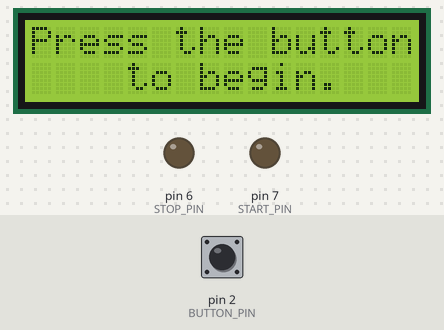
Simulated run of this sketch. Board: Arduino Uno, built with avr-gcc and run on an emulated ATmega328P. Parts: 16×2 character LCD, output pins drawn as LEDs (lit = HIGH). The test bench sets the inputs (shaded band); at power-on: pin 2 (BUTTON_PIN) HIGH. Random numbers use the default seed unless the sketch sets one; what the sketch prints to the serial monitor is not drawn.

Above: at 1.2 s.
1.3 s: pin 2 (BUTTON_PIN) pulled LOW for 0.15 s
At 1.9 s:
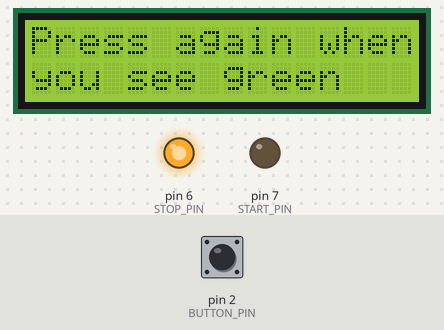
4.4 s: pin 2 (BUTTON_PIN) pulled LOW for 1 s
At 6.1 s:
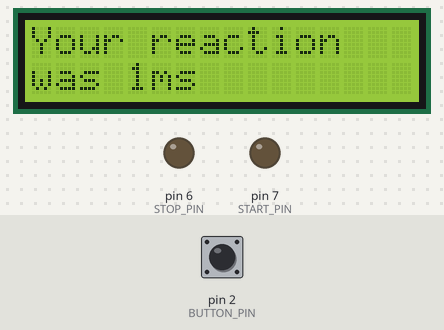
6.9 s: pin 2 (BUTTON_PIN) pulled LOW for 0.15 s
At 7.4 s:
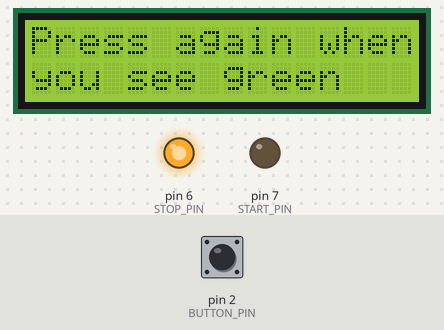
10.0 s: pin 2 (BUTTON_PIN) pulled LOW for 1 s
At 11.5 s:
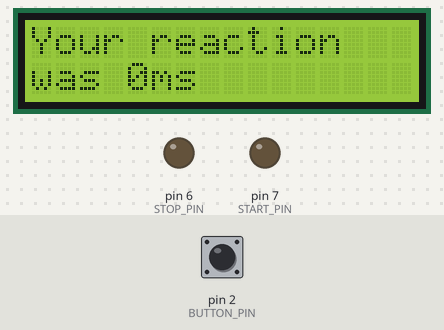
12.5 s: pin 2 (BUTTON_PIN) pulled LOW for 0.15 s
At 14.0 s:
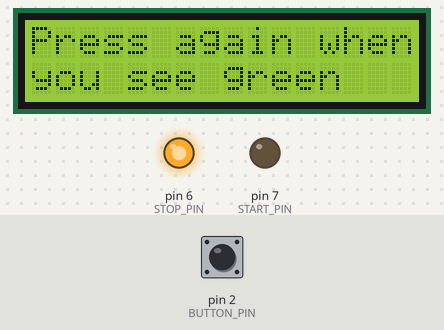
15.6 s: pin 2 (BUTTON_PIN) pulled LOW for 3.2 s
At 17.0 s:
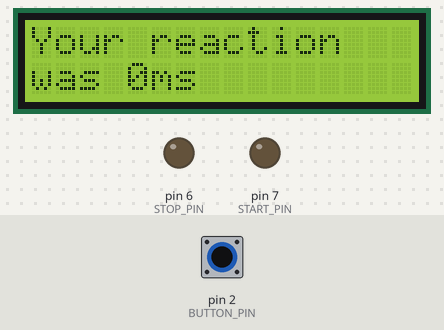
Timing chart, 0 to 18.6 s (numbered marks = the images above; inputs shaded):
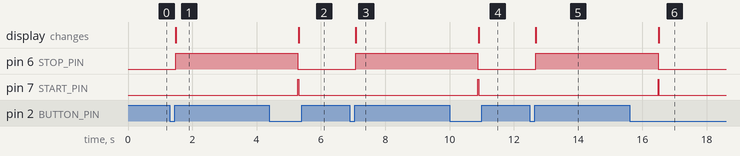

The sketch:

main.ino
```cpp
#include <Wire.h>
#include <LiquidCrystal_I2C.h>

LiquidCrystal_I2C lcd(0x3f, 16, 2);

const int BUTTON_PIN = 2;
const int STOP_PIN = 6;
const int START_PIN = 7;

unsigned long start_time = 0;
bool waiting_for_reaction = false;
long randomNumber = random(3000, 5000);

void setup() {
  Serial.begin(9600);
  // Lcd setup
  lcd.init();
  lcd.backlight();
  lcd.setCursor(0, 0);
  lcd.print("Press the button");
  lcd.setCursor(0, 1);
  lcd.print("    to begin.");
  // End lcd setup

  Serial.print("Beep beep boop boop");

  pinMode(BUTTON_PIN, INPUT_PULLUP);
  pinMode(STOP_PIN, OUTPUT);
  pinMode(START_PIN, OUTPUT);
}

void loop() {

  // Start test when button is pressed
  if (!waiting_for_reaction && digitalRead(BUTTON_PIN) == LOW) {
    // Wait for button to go high
    while (digitalRead(BUTTON_PIN) == LOW) {}

    Start_Test(randomNumber);
  }

  // If we are waiting for reaction, measure time until button press
  if (waiting_for_reaction) {
    if (digitalRead(BUTTON_PIN) == LOW) {
      unsigned long reaction = millis() - start_time;
      Serial.print("Your reaction time was: ");
      Serial.println(reaction);
      // show your reaction time on the lcd
      lcd.clear();
      lcd.setCursor(0, 0);
      lcd.print("Your reaction");
      lcd.setCursor(0, 1);
      lcd.print("was ");
      lcd.print(reaction);
      lcd.print("ms");


      waiting_for_reaction = false;

      // Turn off leds
      digitalWrite(START_PIN, LOW);
      digitalWrite(STOP_PIN, LOW);

      // Wait for the button to be released
      while (digitalRead(BUTTON_PIN) == LOW) {}
    }
  }
}

void Start_Test(int delayTime) {

  // Change lCd display
  lcd.setCursor(0, 0);
  lcd.print("Press again when");
  lcd.setCursor(0, 1);
  lcd.print("you see green");

  digitalWrite(STOP_PIN, HIGH);
  digitalWrite(START_PIN, LOW);

  delay(delayTime);

  digitalWrite(START_PIN, HIGH);
  digitalWrite(STOP_PIN, LOW);

  start_time = millis();
  waiting_for_reaction = true;
}
```

Measured:
- after the input at 1.3 s, pin 6 (STOP_PIN): LOW → HIGH after 0.18 s; the display: changes after 0.18 s (image 1)
- after the input at 4.4 s, the display: changes after 0.91 s (image 2)
- after the input at 6.9 s, pin 6 (STOP_PIN): LOW → HIGH after 0.18 s; the display: changes after 0.18 s (image 3)
- after the input at 10.0 s, the display: changes after 0.91 s (image 4)
- after the input at 12.5 s, pin 6 (STOP_PIN): LOW → HIGH after 0.18 s; the display: changes after 0.18 s (image 5)
- after the input at 15.6 s, the display: changes after 0.91 s (image 6)
